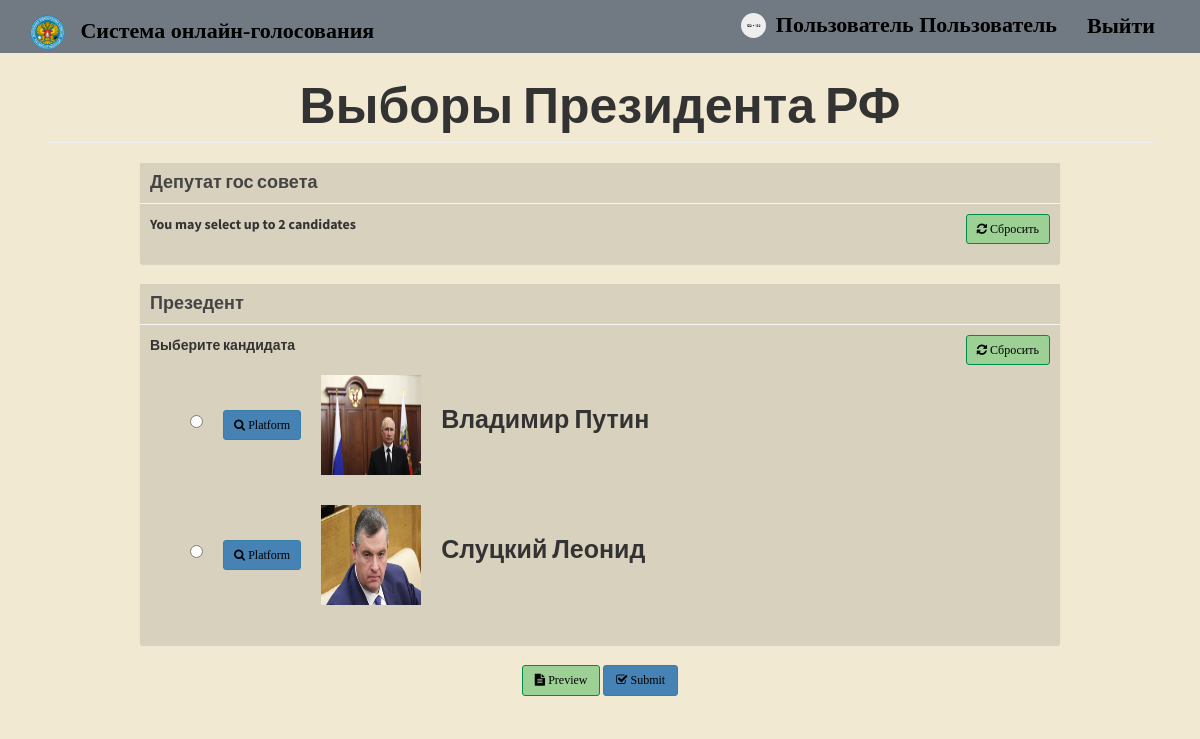
Page /home.php (signed in) on the committed database.
### tables this page shows
CREATE TABLE `voters` (
  `id` int NOT NULL,
  `voters_id` varchar(15) NOT NULL,
  `password` varchar(60) NOT NULL,
  `firstname` varchar(30) NOT NULL,
  `lastname` varchar(30) NOT NULL,
  `photo` varchar(150) NOT NULL
);

CREATE TABLE `positions` (
  `id` int NOT NULL,
  `description` varchar(50) NOT NULL,
  `max_vote` int NOT NULL,
  `priority` int NOT NULL
);

CREATE TABLE `candidates` (
  `id` int NOT NULL,
  `position_id` int NOT NULL,
  `firstname` varchar(30) NOT NULL,
  `lastname` varchar(30) NOT NULL,
  `photo` varchar(150) NOT NULL,
  `platform` mediumtext NOT NULL
);

### includes/session.php (called while the page is built, shortened)
<?php
	include 'includes/conn.php';
	if(isset($_SESSION['voter'])){
		$sql = "SELECT * FROM voters WHERE id = '".$_SESSION['voter']."'";
		$query = $conn->query($sql);
		$voter = $query->fetch_assoc();
	}
	else{
		header('location: index.php');
		exit();
	}
?>

### includes/slugify.php (called while the page is built)
<?php
function slugify($string) {
    $preps = array('in', 'at', 'on', 'by', 'into', 'off', 'onto', 'from', 'to', 'with', 'a', 'an', 'the', 'using', 'for');
    $pattern = '/\b(?:' . join('|', $preps) . ')\b/i';
    $string = preg_replace($pattern, '', $string);
    $string = preg_replace('~[^\pL\pN]+~u', '-', $string);
    $string = trim($string, '-');
    $string = mb_strtolower($string, 'UTF-8');
    $string = preg_replace('~[^\pL\pN-]+~u', '', $string);
    return $string;
}
?>

### home.php (the view, shortened to what this page needs)
<?php include 'includes/session.php'; ?>
<?php include 'includes/header.php'; ?>
<body class="hold-transition skin-blue layout-top-nav">
<div class="wrapper">
	<?php include 'includes/navbar.php'; ?>
	  <div class="content-wrapper" style="background-color: #F1E9D2 ">
	    <div class="container" style="background-color: #F1E9D2 ">
	      <section class="content">
	      	<?php
	      		$parse = parse_ini_file('admin/config.ini', FALSE, INI_SCANNER_RAW);
    			$title = $parse['election_title'];
	      	?>
	      	<h1 class="page-header text-center title"><b><?php echo strtoupper($title); ?></b></h1>
	        <div class="row">
	        	<div class="col-sm-10 col-sm-offset-1">
				    <?php
				    	$sql = "SELECT * FROM votes WHERE voters_id = '".$voter['id']."'";
				    	$vquery = $conn->query($sql);
				    	if($vquery->num_rows > 0){
				    		?>
				    		<div class="text-center" style="color:black ; font-size: 35px; font-family:Times" >
					    		<h3>Вы уже проголосовали на этих выборах.</h3>
					    		<a href="#view" data-toggle="modal" class="btn btn-curve btn-primary btn-lg" style="background-color: #4682B4 ;color:black ; font-size: 22px; font-family:Times">Посмотреть биллютень</a>
					    	</div>
				    		<?php
				    	}
				    	else{
				    		?>
						    <form method="POST" id="ballotForm" action="submit_ballot.php">
				        		<?php
				        			include 'includes/slugify.php';
				        			$candidate = '';
				        			$sql = "SELECT * FROM positions ORDER BY priority ASC";
									$query = $conn->query($sql);
									while($row = $query->fetch_assoc()){
										$sql = "SELECT * FROM candidates WHERE position_id='".$row['id']."'";
										$cquery = $conn->query($sql);
										while($crow = $cquery->fetch_assoc()){
											$slug = slugify($row['description']);
											$checked = '';
											$input = ($row['max_vote'] > 1) ? '<input type="checkbox" class="flat-red '.$slug.'" name="'.$slug."[]".'" value="'.$crow['id'].'" '.$checked.'>' : '<input type="radio" class="flat-red '.$slug.'" name="'.slugify($row['description']).'" value="'.$crow['id'].'" '.$checked.'>';
											$image = (!empty($crow['photo'])) ? 'images/'.$crow['photo'] : 'images/profile.jpg';
											$candidate .= '
												<li>
													'.$input.'<button type="button" class="btn btn-primary btn-sm btn-curve clist platform" style="background-color: #4682B4 ;color:black ; font-size: 12px; font-family:Times" data-platform="'.$crow['platform'].'" data-fullname="'.$crow['firstname'].' '.$crow['lastname'].'"><i class="fa fa-search"></i> Platform</button><img src="'.$image.'" height="100px" width="100px" class="clist"><span class="cname clist">'.$crow['firstname'].' '.$crow['lastname'].'</span>
												</li>
											';
										}
										$instruct = ($row['max_vote'] > 1) ? 'You may select up to '.$row['max_vote'].' candidates' : 'Выберите кандидата';
										echo '
											<div class="row">
												<div class="col-xs-12">
													<div class="box box-solid" style="background-color: #d8d1bd" id="'.$row['id'].'">
														<div class="box-header with-border" style="background-color: #d8d1bd">
															<h3 class="box-title"><b>'.$row['description'].'</b></h3>
														</div>
														<div class="box-body" >
															<p>'.$instruct.'
																<span class="pull-right">
																	<button type="button" class="btn btn-success btn-sm btn-curve reset" style="background-color:#9CD095 ;color:black ; font-size: 12px; font-family:Times"  data-desc="'.slugify($row['description']).'"><i class="fa fa-refresh"></i> Сбросить</button>
																</span>
															</p>
															<div id="candidate_list">
																<ul>
																	'.$candidate.'
																</ul>
															</div>
														</div>
													</div>
												</div>
											</div>
										';
										$candidate = '';
									}
				        		?>
				        		<div class="text-center">
					        		<button type="button" class="btn btn-success btn-curve" style='background-color: #9CD095 ;color:black ; font-size: 12px; font-family:Times' id="preview"><i class="fa fa-file-text"></i> Preview</button>
					        		<button type="submit" class="btn btn-primary btn-curve" style='background-color: #4682B4 ;color:black ; font-size: 12px; font-family:Times'name="vote"><i class="fa fa-check-square-o"></i> Submit</button>
					        	</div>
				        	</form>
				    		<?php
				    	}
				    ?>
	        	</div>
	        </div>
	      </section>
	    </div>
	  </div>
</div>
</body>
</html>

### includes/header.php (shortened to what this page needs)
<!DOCTYPE html>
<html>
<head>
  	<link rel="stylesheet" href="bower_components/bootstrap/dist/css/bootstrap.min.css">
    <link rel="stylesheet" href="plugins/iCheck/all.css">
    <link rel="stylesheet" href="bower_components/datatables.net-bs/css/dataTables.bootstrap.min.css">
  	<link rel="stylesheet" href="bower_components/font-awesome/css/font-awesome.min.css">
  	<link rel="stylesheet" href="dist/css/AdminLTE.min.css">
  	<link rel="stylesheet" href="dist/css/skins/_all-skins.min.css">
</head>

### includes/navbar.php (shortened to what this page needs)
<header class="main-header" style="background-color:#717A83 ">
  <nav class="navbar navbar-static-top" style="background-color:#717A83 ">
    <div class="container" style="background-color:#717A83 ">
      <div class="navbar-header" style="background-color:#717A83 ">
        <a href="#" class="navbar-brand" style="background-color:#717A83 ;color:black ; font-size: 22px; font-family:Times  ">
        <img src="images/logo.png" alt="Logo" style="height: 35px; display: inline-block; vertical-align: middle; margin-right: 10px; ">
        <b>Система <b>онлайн-</b>голосования</a>
      </div>
      <div class="navbar-custom-menu"  >
        <ul class="nav navbar-nav"  >
          <li class="user user-menu" >
            <a href="">
              <img src="<?php echo (!empty($voter['photo'])) ? 'images/'.$voter['photo'] : 'images/profile.jpg' ?>" class="user-image" alt="User Image">
              <span class="hidden-xs"  style="color:black ; font-size: 22px; font-family:Times  "><?php echo $voter['firstname'].' '.$voter['lastname']; ?></span>
            </a>
          </li>
          <li><a href="logout.php"> <b style="color:black ; font-size: 22px;> <i class=fa fa-sign-out"> </b></i> <b style="color:black ; font-size: 22px; font-family:Times  " > Выйти </b></a></li>
        </ul>
      </div>
    </div>
  </nav>
</header>

### includes/header.php (style rules this page uses)
.title { font-size: 50px; }
#candidate_list { margin-top:20px; }
#candidate_list ul { list-style-type:none; }
#candidate_list ul li { margin:0 30px 30px 0; vertical-align:top }
.clist { margin-left: 20px; }
.cname { font-size: 25px; }

### rows in the picture
voters: photo (picture), firstname "Пользователь", lastname "Пользователь"
positions: description "Депутат гос совета", max_vote "You may select up to 2 candidates"
positions: description "Презедент", max_vote "Выберите кандидата"
candidates: photo (picture), firstname "Владимир", lastname "Путин"
candidates: photo (picture), firstname "Слуцкий", lastname "Леонид"

### other values in the picture
$title "Выборы Президента РФ"
